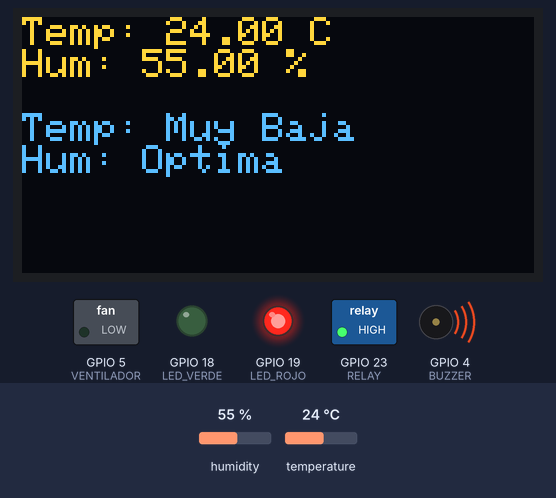
This sketch was run on a simulated ESP32. Parts: 128×64 one-colour display, switched loads named in the sketch (green lamp = pin HIGH), output pins drawn as LEDs (lit = HIGH), buzzer (waves = sounding, pin HIGH). Inputs (shaded band) come from the test bench; at power-on: temperature 24 °C, humidity 55 %. The OLED is the two-colour kind (top 16 rows yellow); nothing arrives over Bluetooth unless stated; what the sketch prints to the serial monitor is not drawn.

Above: at 3.2 s.
3.3 s: temperature set to 32.6 °C
At 5.2 s:
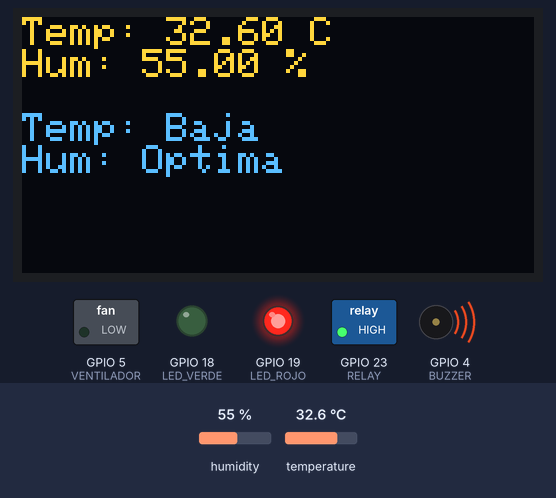
5.6 s: temperature set to 33.7 °C
At 6.5 s:
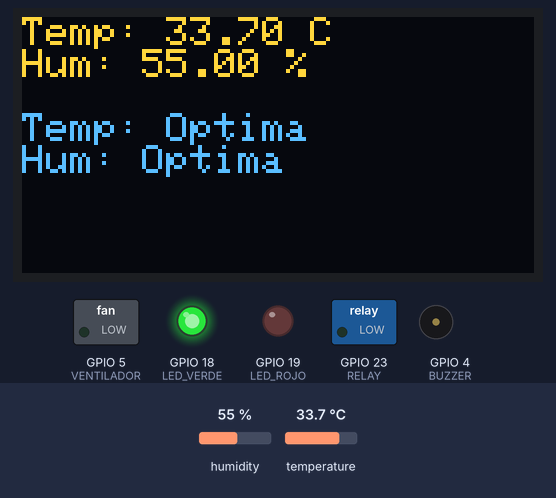
7.7 s: humidity set to 74 %
At 9.0 s:
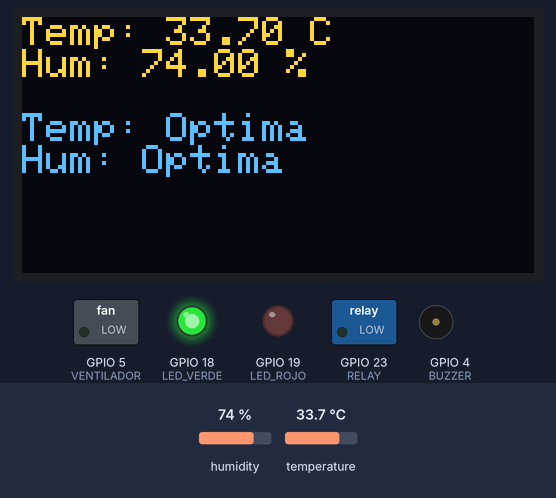
9.7 s: humidity set to 77 %
At 11.5 s:
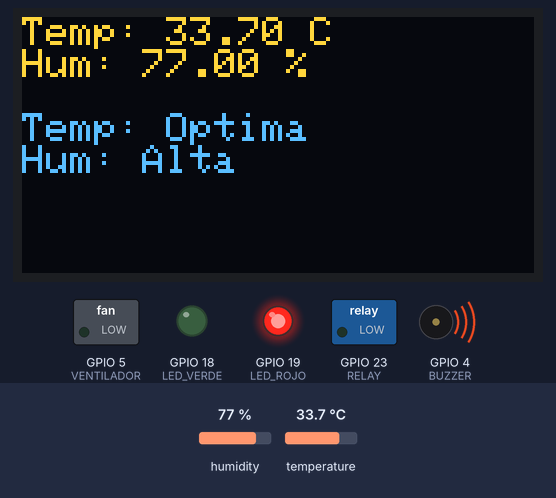
11.8 s: temperature set to 37.3 °C
At 12.7 s:
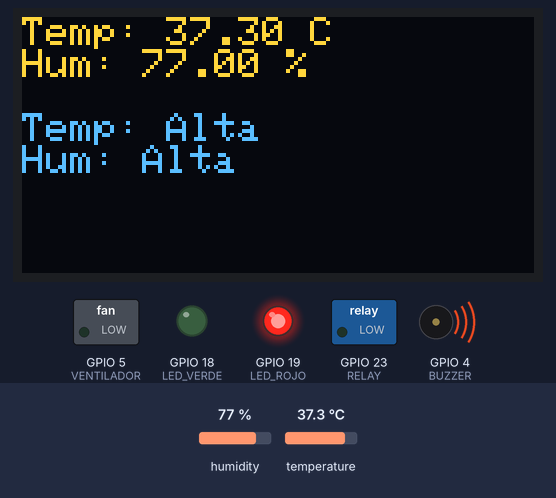
13.8 s: temperature set to 38.4 °C
At 15.2 s:
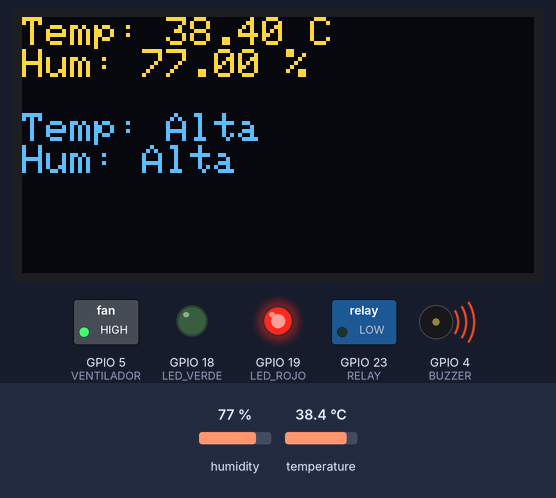
Timing chart, 0 to 16.8 s (numbered marks = the images above; inputs shaded):
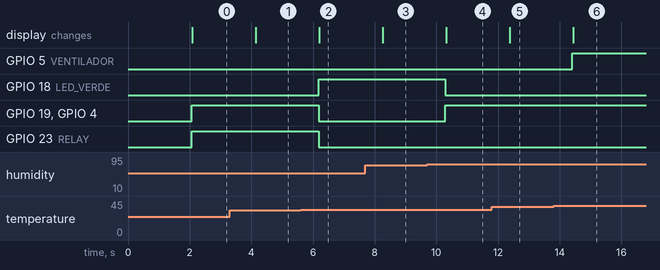

Measured:
- the behaviour switches between 32.9 and 33 °C on temperature (found by bisection; images 1 and 2)
- the behaviour switches between 75 and 76 % on humidity (found by bisection; images 3 and 4)
- the behaviour switches between 38 and 38.1 °C on temperature (found by bisection; images 5 and 6)
- after the input at 3.3 s, the display: changes after 0.85 s (image 1)
- after the input at 5.6 s, GPIO 18 (LED_VERDE): LOW → HIGH after 0.58 s; GPIO 19 (LED_ROJO), GPIO 23 (RELAY), GPIO 4 (BUZZER): HIGH → LOW after 0.58 s; the display: changes after 0.61 s (image 2)
- after the input at 7.7 s, the display: changes after 0.56 s (image 3)
- after the input at 9.7 s, GPIO 18 (LED_VERDE): HIGH → LOW after 0.60 s; GPIO 19 (LED_ROJO), GPIO 4 (BUZZER): LOW → HIGH after 0.60 s; the display: changes after 0.62 s (image 4)
- after the input at 11.8 s, the display: changes after 0.58 s (image 5)
- after the input at 13.8 s, GPIO 5 (VENTILADOR): LOW → HIGH after 0.61 s; the display: changes after 0.64 s (image 6)

The sketch:

Bluetooth_Incubadora.ino
```cpp
#include <Wire.h>
#include <Adafruit_SSD1306.h>
#include "DHT.h"
#include "BluetoothSerial.h"

// BLUETOOTH
BluetoothSerial BT_ESP;

// OLED
Adafruit_SSD1306 display(128, 64, &Wire, -1);

// SENSOR DHT11
#define DHTPIN 15
#define DHTTYPE DHT22

DHT dht(DHTPIN, DHTTYPE);

// PINES
#define LED_VERDE 18
#define LED_ROJO 19
#define RELAY 23
#define VENTILADOR 5
#define BUZZER 4

// VARIABLES DE CONTROL
// Control manual
bool relayManual = false;
bool relayEstado = false;
bool ventiladorManual = false;
bool ventiladorEstado = false;

// Control buzzer
bool buzzerActivo = true;

// Variables sensor
float t = 0;
float h = 0;

String estadoTemp = "";
String estadoHum = "";

// SETUP
void setup() {
  Serial.begin(115200);

  // Bluetooth
  BT_ESP.begin("INCUBADORA_ESP32");

  // Sensor
  dht.begin();

  // Pines
  pinMode(LED_VERDE, OUTPUT);
  pinMode(LED_ROJO, OUTPUT);

  pinMode(RELAY, OUTPUT);
  pinMode(VENTILADOR, OUTPUT);

  pinMode(BUZZER, OUTPUT);

  // Estados iniciales
  digitalWrite(RELAY, LOW);
  digitalWrite(VENTILADOR, LOW);

  digitalWrite(LED_VERDE, LOW);
  digitalWrite(LED_ROJO, LOW);

  digitalWrite(BUZZER, LOW);

  // OLED
  display.begin(SSD1306_SWITCHCAPVCC, 0x3C);

  display.clearDisplay();
  display.setTextSize(1);
  display.setTextColor(WHITE);

  display.setCursor(0, 0);
  display.println("INCUBADORA");
  display.println("Iniciando...");
  display.display();

  delay(2000);
}

// LOOP
void loop() {
  leerBluetooth();
  leerSensor();
  clasificarVariables();
  controlarTemperatura();
  controlarLEDs();
  controlarBuzzer();
  mostrarSerial();
  mostrarOLED();

  delay(1000);
}

// FUNCIONES
// BLUETOOTH
void leerBluetooth() {
  if (BT_ESP.available()) {
    char dato = BT_ESP.read();

    Serial.print("Dato recibido: ");
    Serial.println(dato);

    // VENTILADOR
    // Encender ventilador manual
    if (dato == 'A') {
      ventiladorManual = true;
      ventiladorEstado = true;

      digitalWrite(VENTILADOR, HIGH);
    }

    // Apagar ventilador manual
    else if (dato == 'B') {
      ventiladorManual = true;
      ventiladorEstado = false;

      digitalWrite(VENTILADOR, LOW);
    }

    // RELAY
    // Encender relay manual
    else if (dato == 'C') {
      relayManual = true;
      relayEstado = true;

      digitalWrite(RELAY, HIGH);
    }
    // Apagar relay manual
    else if (dato == 'D') {
      relayManual = true;
      relayEstado = false;

      digitalWrite(RELAY, LOW);
    }

    // BUZZER
    // Activar buzzer
    else if (dato == 'E') {
      buzzerActivo = true;
    }
    // Desactivar buzzer
    else if (dato == 'F') {

      buzzerActivo = false;
      digitalWrite(BUZZER, LOW);
    }

    // REINICIAR SISTEMA
    else if (dato == 'R') {
      ESP.restart();
    }

    // MODO AUTOMATICO
    else if (dato == 'M') {

      relayManual = false;
      ventiladorManual = false;
    }
  }
}

// LEER SENSOR
void leerSensor() {

  t = dht.readTemperature();
  h = dht.readHumidity();

  if (isnan(t) || isnan(h)) {

    Serial.println("Error leyendo sensor");

    display.clearDisplay();
    display.setCursor(0, 0);
    display.println("ERROR SENSOR");
    display.display();

    delay(2000);
  }
}

// CLASIFICACION
void clasificarVariables() {

  // Temperatura
  if (t < 30) {
    estadoTemp = "Muy Baja";
  }
  else if (t < 33) {
    estadoTemp = "Baja";
  }
  else if (t <= 37) {
    estadoTemp = "Optima";
  }
  else if (t <= 39) {
    estadoTemp = "Alta";
  }
  else {
    estadoTemp = "Muy Alta";
  }

  // Humedad
  if (h < 30) {
    estadoHum = "Baja";
  }
  else if (h <= 75) {
    estadoHum = "Optima";
  }
  else if (h <= 90) {
    estadoHum = "Alta";
  }
  else {
    estadoHum = "Muy Alta";
  }
}

// CONTROL TEMPERATURA
void controlarTemperatura() {

  // RELAY AUTOMATICO
  if (!relayManual) {
    if (t < 33) {
      digitalWrite(RELAY, HIGH);
    }
    else {
      digitalWrite(RELAY, LOW);
    }
  }

  // VENTILADOR AUTOMATICO
  if (!ventiladorManual) {
    if (t > 38) {
      digitalWrite(VENTILADOR, HIGH);
    }
    else {
      digitalWrite(VENTILADOR, LOW);
    }
  }
}

// LEDS
void controlarLEDs() {
  if (estadoTemp == "Optima" && estadoHum == "Optima") {
    digitalWrite(LED_VERDE, HIGH);
    digitalWrite(LED_ROJO, LOW);
  }
  else {
    digitalWrite(LED_VERDE, LOW);
    digitalWrite(LED_ROJO, HIGH);
  }
}

// BUZZER
void controlarBuzzer() {
  if (!buzzerActivo) {
    digitalWrite(BUZZER, LOW);
    return;
  }
  if (estadoTemp != "Optima" || estadoHum != "Optima") {
    digitalWrite(BUZZER, HIGH);
  }
  else {
    digitalWrite(BUZZER, LOW);
  }
}

// SERIAL
void mostrarSerial() {

  Serial.println("==============");

  Serial.print("Temperatura: ");
  Serial.print(t);
  Serial.print(" C -> ");
  Serial.println(estadoTemp);

  Serial.print("Humedad: ");
  Serial.print(h);
  Serial.print(" % -> ");
  Serial.println(estadoHum);
}

// OLED
void mostrarOLED() {

  display.clearDisplay();

  display.setCursor(0, 0);

  display.print("Temp: ");
  display.print(t);
  display.println(" C");

  display.print("Hum: ");
  display.print(h);
  display.println(" %");

  display.println();

  display.print("Temp: ");
  display.println(estadoTemp);

  display.print("Hum: ");
  display.println(estadoHum);

  display.display();
}
```
